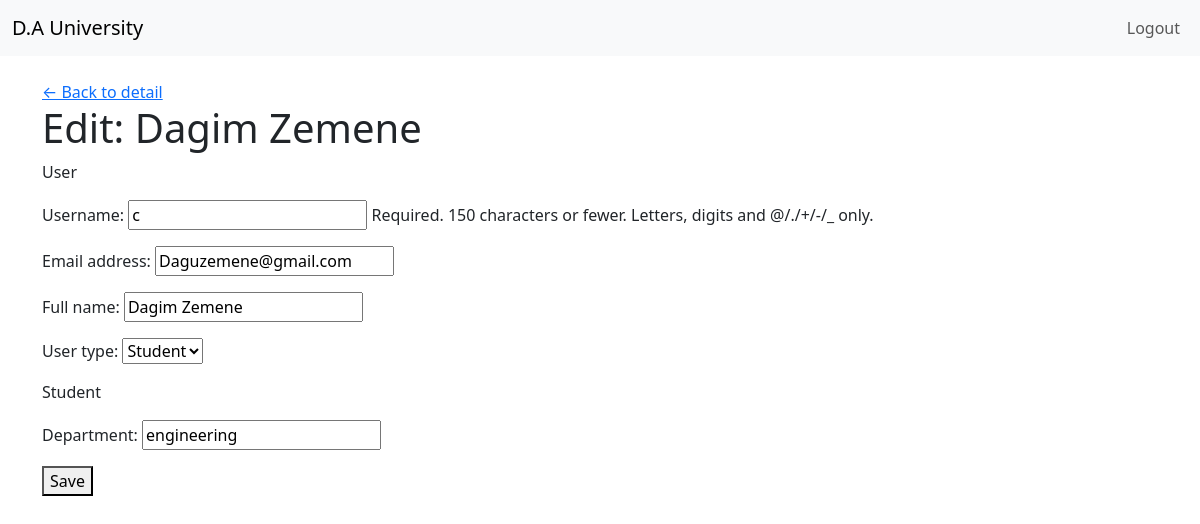
Page /students/3/edit/ (signed in) on the committed database.
### accounts/models.py (models this page shows, shortened)
class Student_user(models.Model):
    user = models.OneToOneField(User, on_delete=models.CASCADE)
    department = models.CharField(max_length=100)
    date_joined = models.DateField(auto_now_add=True,)

class User(AbstractUser):
    USER_TYPES =(
        ('admin', 'Admin'),
        ('staff', 'Staff'),
        ('student', 'Student'),
    )
    user_type = models.CharField(max_length=50, choices=USER_TYPES)
    full_name = models.CharField(max_length=100, null=True)
    registration_Date = models.DateField(auto_now_add=True)

### accounts/views.py (the view)
# urls.py: path('students/<int:user_id>/edit/', student_edit_view, name='student-edit-page'),
def student_edit_view(request, user_id: int):
    if not request.user.is_authenticated:
        return redirect("login")
    if request.user.user_type not in ("admin", "staff"):   # or == "admin" if only admin edits
        messages.error(request, "You are not authorized to edit student data.")
        return redirect("home")
    student = get_object_or_404(
        Student_user.objects.select_related("user"),
        user_id=user_id
    )
    user = student.user
    UserForm = modelform_factory(User, fields=["username", "email", "full_name", "user_type"])
    StudentForm = modelform_factory(Student_user, fields=["department"])
    if request.method == "POST":
        u_form = UserForm(request.POST, instance=User)
        s_form = StudentForm(request.POST, request.FILES, instance=student)
        if u_form.is_valid() and s_form.is_valid():
            u_form.save()
            s_form.save()
            messages.success(request, "Student profile updated successfully.")
            return redirect("student-detail-page", user_id=user_id)
        else:
            messages.error(request, "Please fix the errors below.")
    else:
        u_form = UserForm(instance=user)
        s_form = StudentForm(instance=student)
    return render(request, "accounts/student_edit.html", {
        "student": student,
        "u_form": u_form,
        "s_form": s_form,
    })

### accounts/Templates/accounts/student_edit.html (shortened to what this page needs)
{% extends "accounts/base.html" %}
{% block content %}
<a href="{% url 'student-detail-page' user_id=student.user.id %}">← Back to detail</a>
<h1>Edit: {{ student.user.full_name }}</h1>
<form method="post">
    <p>User</p>
    {{ u_form.as_p }}
    <p>Student</p>
    {{ s_form.as_p }}
  <button href = "{% url 'student-detail-page' user_id=student.user.id %}">Save</button>
</form>
{% endblock %}

### accounts/Templates/accounts/base.html (style rules this page uses)
body { background-color: #a7a7a7; }

### rows in the picture
Student_user: user.full_name "Dagim Zemene", department "engineering"
User: username "c", email "Daguzemene@gmail.com", full_name "Dagim Zemene", user_type "Student"
